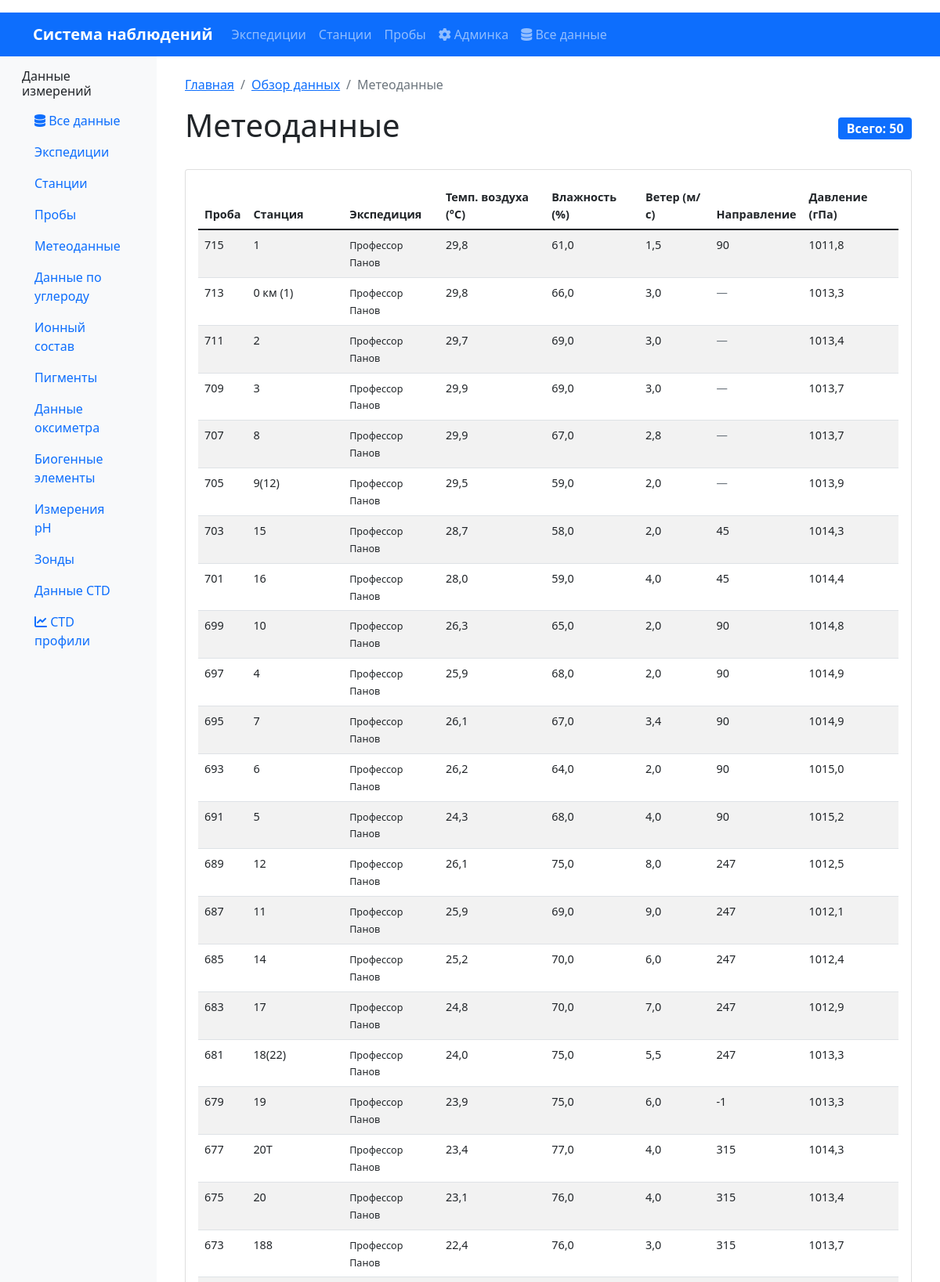
The page /data/meteo/ (upper part) on the database its author committed.
### oceanography/models.py (models this page shows, shortened)
class MeteoData(models.Model):
    meteo_data_id = models.AutoField(primary_key=True)
    sample = models.ForeignKey(Sample, on_delete=models.CASCADE, verbose_name="Проба", related_name='meteo_data')
    t_air_c = models.DecimalField(max_digits=4, decimal_places=1, null=True, blank=True, verbose_name="Температура воздуха (°C)")
    humidity_percent = models.DecimalField(max_digits=5, decimal_places=1, null=True, blank=True, verbose_name="Влажность (%)")
    wind_speed_m_s = models.DecimalField(max_digits=4, decimal_places=1, null=True, blank=True, verbose_name="Скорость ветра (м/с)")
    wind_direction = models.IntegerField(null=True, blank=True, verbose_name="Направление ветра")
    pressure_hpa = models.DecimalField(max_digits=6, decimal_places=1, null=True, blank=True, verbose_name="Атмосферное давление (гПа)")
    class Meta:
        db_table = 'meteo_data'
        verbose_name = "Метеоданные"
        verbose_name_plural = "Метеоданные"

class Sample(models.Model):
    sample_id = models.AutoField(primary_key=True)
    station = models.ForeignKey(Station, on_delete=models.CASCADE, verbose_name="Станция", related_name='samples')
    datetime = models.DateTimeField(verbose_name="Дата и время отбора пробы")
    sampling_depth = models.CharField(max_length=50, verbose_name="Горизонт отбора")
    comment = models.TextField(blank=True, verbose_name="Комментарии")
    class Meta:
        db_table = 'samples'
        verbose_name = "Проба"
        verbose_name_plural = "Пробы"
        indexes = [
            models.Index(fields=['station', 'datetime']),
            models.Index(fields=['datetime']),
            models.Index(fields=['sampling_depth']),
        ]
        ordering = ['station__expedition', 'station', 'datetime']

class Station(models.Model):
    station_id = models.AutoField(primary_key=True)
    expedition = models.ForeignKey(Expedition, on_delete=models.CASCADE, verbose_name="Экспедиция", related_name='stations')
    station_name = models.CharField(max_length=200, verbose_name="Название станции")
    datetime = models.DateTimeField(verbose_name="Дата и время станции")  # НОВОЕ ПОЛЕ
    latitude = models.DecimalField(max_digits=9, decimal_places=6, verbose_name="Широта")
    longitude = models.DecimalField(max_digits=9, decimal_places=6, verbose_name="Долгота")
    bottom_depth = models.DecimalField(max_digits=7, decimal_places=2, null=True, blank=True, verbose_name="Глубина дна (м)")
    secchi_depth = models.DecimalField(max_digits=5, decimal_places=2, null=True, blank=True, verbose_name="Прозрачность по диску Секки (м)")
    class Meta:
        db_table = 'stations'
        verbose_name = "Станция"
        verbose_name_plural = "Станции"
        indexes = [
            models.Index(fields=['expedition', 'datetime']),
            models.Index(fields=['latitude', 'longitude']),
            models.Index(fields=['datetime']),
        ]
        unique_together = ['expedition', 'datetime']
        ordering = ['expedition', 'datetime']

class Expedition(models.Model):
    expedition_id = models.AutoField(primary_key=True)
    start_date = models.DateField(verbose_name="Дата начала экспедиции")
    end_date = models.DateField(verbose_name="Дата окончания экспедиции")
    platform = models.CharField(max_length=200, verbose_name="Название судна/платформы")
    area = models.CharField(max_length=300, verbose_name="Район работ")
    class Meta:
        db_table = 'expeditions'
        verbose_name = "Экспедиция"
        verbose_name_plural = "Экспедиции"
        indexes = [
            models.Index(fields=['start_date']),
            models.Index(fields=['platform']),
            models.Index(fields=['area']),
        ]
        ordering = ['-start_date']

### oceanography/views.py (the view)
# urls.py: path('data/meteo/', MeteoDataView.as_view(), name='data_meteo'),
class MeteoDataView(ListView):
    model = MeteoData
    template_name = 'oceanography/data_meteo.html'
    context_object_name = 'meteo_data'
    paginate_by = 50
    def get_queryset(self):
        return MeteoData.objects.select_related(
            'sample', 'sample__station', 'sample__station__expedition'
        ).order_by('-sample__datetime')
    def get_context_data(self, **kwargs):
        context = super().get_context_data(**kwargs)
        context['breadcrumbs'] = [
            {'url': reverse('oceanography:home'), 'name': 'Главная'},
            {'url': reverse('oceanography:data_overview'), 'name': 'Обзор данных'},
            {'url': '', 'name': 'Метеоданные'}
        ]
        return context

### oceanography/templates/oceanography/data_meteo.html (shortened to what this page needs)
{% extends 'base.html' %}
{% load humanize %}
{% block content %}
    {% include 'include/_breadcrumbs.html' %}
    <div class="d-flex justify-content-between align-items-center mb-4">
        <h1>Метеоданные</h1>
        <span class="badge bg-primary fs-6">Всего: {{ meteo_data.count|intcomma }}</span>
    </div>
    <div class="card">
        <div class="card-body">
            <div class="table-responsive">
                <table class="table table-striped table-hover data-table">
                    <thead>
                        <tr>
                            <th>Проба</th>
                            <th>Станция</th>
                            <th>Экспедиция</th>
                            <th>Темп. воздуха (°C)</th>
                            <th>Влажность (%)</th>
                            <th>Ветер (м/с)</th>
                            <th>Направление</th>
                            <th>Давление (гПа)</th>
                        </tr>
                    </thead>
                    <tbody>
                        {% for meteo in meteo_data %}
                        <tr>
                            <td>{{ meteo.sample.sample_id }}</td>
                            <td>{{ meteo.sample.station.station_name }}</td>
                            <td>
                                <small>{{ meteo.sample.station.expedition.platform }}</small>
                            </td>
                            <td>
                                {% if meteo.t_air_c %}
                                    {{ meteo.t_air_c|floatformat:1 }}
                                {% else %}
                                    <span class="text-muted">—</span>
                                {% endif %}
                            </td>
                            <td>
                                {% if meteo.humidity_percent %}
                                    {{ meteo.humidity_percent|floatformat:1 }}
                                {% else %}
                                    <span class="text-muted">—</span>
                                {% endif %}
                            </td>
                            <td>
                                {% if meteo.wind_speed_m_s %}
                                    {{ meteo.wind_speed_m_s|floatformat:1 }}
                                {% else %}
                                    <span class="text-muted">—</span>
                                {% endif %}
                            </td>
                            <td>
                                {% if meteo.wind_direction %}
                                    {{ meteo.wind_direction }}
                                {% else %}
                                    <span class="text-muted">—</span>
                                {% endif %}
                            </td>
                            <td>
                                {% if meteo.pressure_hpa %}
                                    {{ meteo.pressure_hpa|floatformat:1 }}
                                {% else %}
                                    <span class="text-muted">—</span>
                                {% endif %}
                            </td>
                        </tr>
                        {% empty %}
                        <tr>
                            <td colspan="8" class="text-center text-muted py-4">
                                Метеоданные не найдены
                            </td>
                        </tr>
                        {% endfor %}
                    </tbody>
                </table>
            </div>
        </div>
    </div>
{% endblock %}

### oceanography/templates/base.html (style rules this page uses)
.data-table { font-size: 0.9rem; }
.card { transition: transform 0.2s; }

### rows shown on the page
MeteoData: sample.sample_id "715", sample.station.station_name "1", sample.station.expedition.platform "Профессор Панов", t_air_c "29,8", humidity_percent "61,0", wind_speed_m_s "1,5", wind_direction "90", pressure_hpa "1011,8"
MeteoData: sample.sample_id "713", sample.station.station_name "0 км (1)", sample.station.expedition.platform "Профессор Панов", t_air_c "29,8", humidity_percent "66,0", wind_speed_m_s "3,0", pressure_hpa "1013,3"
MeteoData: sample.sample_id "711", sample.station.station_name "2", sample.station.expedition.platform "Профессор Панов", t_air_c "29,7", humidity_percent "69,0", wind_speed_m_s "3,0", pressure_hpa "1013,4"
MeteoData: sample.sample_id "709", sample.station.station_name "3", sample.station.expedition.platform "Профессор Панов", t_air_c "29,9", humidity_percent "69,0", wind_speed_m_s "3,0", pressure_hpa "1013,7"
MeteoData: sample.sample_id "707", sample.station.station_name "8", sample.station.expedition.platform "Профессор Панов", t_air_c "29,9", humidity_percent "67,0", wind_speed_m_s "2,8", pressure_hpa "1013,7"
MeteoData: sample.sample_id "705", sample.station.station_name "9(12)", sample.station.expedition.platform "Профессор Панов", t_air_c "29,5", humidity_percent "59,0", wind_speed_m_s "2,0", pressure_hpa "1013,9"
MeteoData: sample.sample_id "703", sample.station.station_name "15", sample.station.expedition.platform "Профессор Панов", t_air_c "28,7", humidity_percent "58,0", wind_speed_m_s "2,0", wind_direction "45", pressure_hpa "1014,3"
MeteoData: sample.sample_id "701", sample.station.station_name "16", sample.station.expedition.platform "Профессор Панов", t_air_c "28,0", humidity_percent "59,0", wind_speed_m_s "4,0", wind_direction "45", pressure_hpa "1014,4"
MeteoData: sample.sample_id "699", sample.station.station_name "10", sample.station.expedition.platform "Профессор Панов", t_air_c "26,3", humidity_percent "65,0", wind_speed_m_s "2,0", wind_direction "90", pressure_hpa "1014,8"
MeteoData: sample.sample_id "697", sample.station.station_name "4", sample.station.expedition.platform "Профессор Панов", t_air_c "25,9", humidity_percent "68,0", wind_speed_m_s "2,0", wind_direction "90", pressure_hpa "1014,9"
MeteoData: sample.sample_id "695", sample.station.station_name "7", sample.station.expedition.platform "Профессор Панов", t_air_c "26,1", humidity_percent "67,0", wind_speed_m_s "3,4", wind_direction "90", pressure_hpa "1014,9"
MeteoData: sample.sample_id "693", sample.station.station_name "6", sample.station.expedition.platform "Профессор Панов", t_air_c "26,2", humidity_percent "64,0", wind_speed_m_s "2,0", wind_direction "90", pressure_hpa "1015,0"
MeteoData: sample.sample_id "691", sample.station.station_name "5", sample.station.expedition.platform "Профессор Панов", t_air_c "24,3", humidity_percent "68,0", wind_speed_m_s "4,0", wind_direction "90", pressure_hpa "1015,2"
MeteoData: sample.sample_id "689", sample.station.station_name "12", sample.station.expedition.platform "Профессор Панов", t_air_c "26,1", humidity_percent "75,0", wind_speed_m_s "8,0", wind_direction "247", pressure_hpa "1012,5"
MeteoData: sample.sample_id "687", sample.station.station_name "11", sample.station.expedition.platform "Профессор Панов", t_air_c "25,9", humidity_percent "69,0", wind_speed_m_s "9,0", wind_direction "247", pressure_hpa "1012,1"
MeteoData: sample.sample_id "685", sample.station.station_name "14", sample.station.expedition.platform "Профессор Панов", t_air_c "25,2", humidity_percent "70,0", wind_speed_m_s "6,0", wind_direction "247", pressure_hpa "1012,4"
MeteoData: sample.sample_id "683", sample.station.station_name "17", sample.station.expedition.platform "Профессор Панов", t_air_c "24,8", humidity_percent "70,0", wind_speed_m_s "7,0", wind_direction "247", pressure_hpa "1012,9"
MeteoData: sample.sample_id "681", sample.station.station_name "18(22)", sample.station.expedition.platform "Профессор Панов", t_air_c "24,0", humidity_percent "75,0", wind_speed_m_s "5,5", wind_direction "247", pressure_hpa "1013,3"
MeteoData: sample.sample_id "679", sample.station.station_name "19", sample.station.expedition.platform "Профессор Панов", t_air_c "23,9", humidity_percent "75,0", wind_speed_m_s "6,0", wind_direction "-1", pressure_hpa "1013,3"
MeteoData: sample.sample_id "677", sample.station.station_name "20Т", sample.station.expedition.platform "Профессор Панов", t_air_c "23,4", humidity_percent "77,0", wind_speed_m_s "4,0", wind_direction "315", pressure_hpa "1014,3"
MeteoData: sample.sample_id "675", sample.station.station_name "20", sample.station.expedition.platform "Профессор Панов", t_air_c "23,1", humidity_percent "76,0", wind_speed_m_s "4,0", wind_direction "315", pressure_hpa "1013,4"
MeteoData: sample.sample_id "673", sample.station.station_name "188", sample.station.expedition.platform "Профессор Панов", t_air_c "22,4", humidity_percent "76,0", wind_speed_m_s "3,0", wind_direction "315", pressure_hpa "1013,7"

### other values the page prints
{{ crumb.name }} "Главная" "Обзор данных"
{{ crumb.name }} "Метеоданные"
{{ meteo_data.count|intcomma }} "50"
